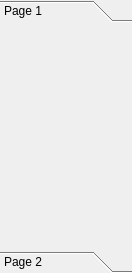
<?xml version="1.0" encoding="UTF-8"?>
<ui version="4.0">
 <class>MPToolBox</class>
 <widget class="QToolBox" name="MPToolBox">
  <property name="geometry">
   <rect>
    <x>0</x>
    <y>0</y>
    <width>132</width>
    <height>273</height>
   </rect>
  </property>
  <property name="windowTitle">
   <string>ToolBox</string>
  </property>
  <property name="currentIndex">
   <number>0</number>
  </property>
  <widget class="QWidget" name="page">
   <property name="geometry">
    <rect>
     <x>0</x>
     <y>0</y>
     <width>132</width>
     <height>205</height>
    </rect>
   </property>
   <attribute name="label">
    <string>Page 1</string>
   </attribute>
  </widget>
  <widget class="QWidget" name="page">
   <property name="geometry">
    <rect>
     <x>0</x>
     <y>0</y>
     <width>100</width>
     <height>30</height>
    </rect>
   </property>
   <attribute name="label">
    <string>Page 2</string>
   </attribute>
  </widget>
 </widget>
 <resources/>
 <connections/>
</ui>
